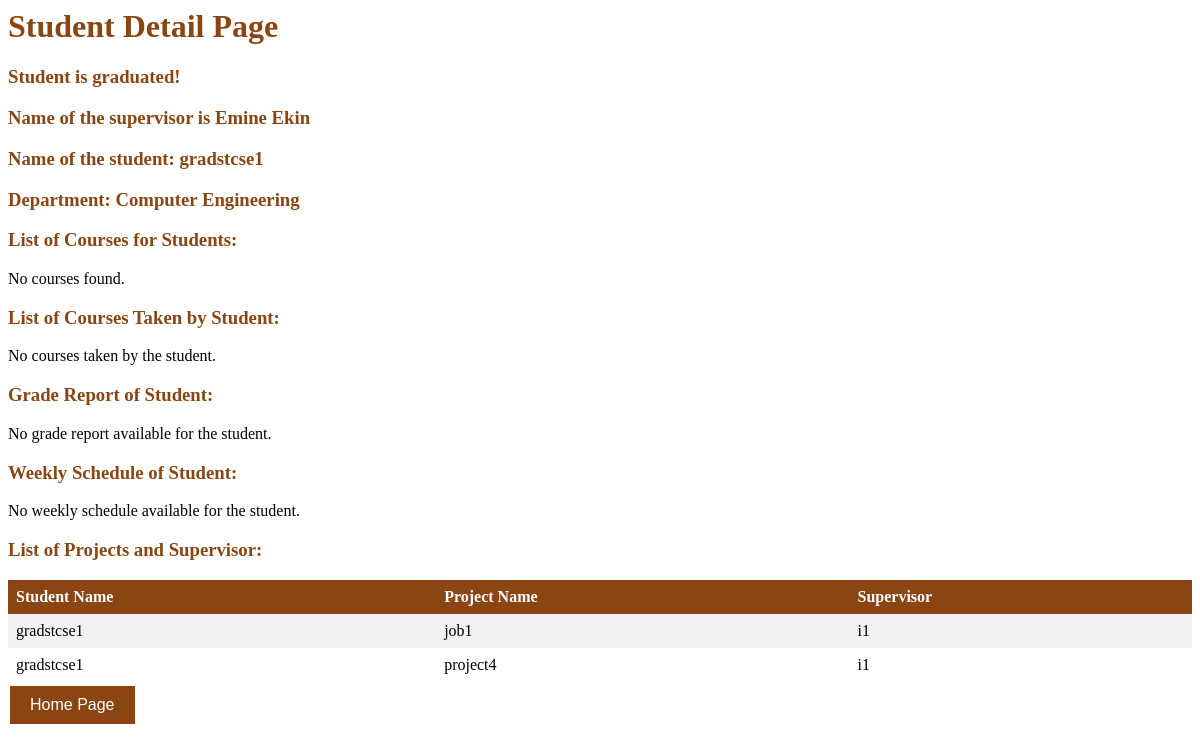
The app's page /studentdetail.php?id=s3 with its own data.
### tables this page shows
CREATE TABLE gradstudent (
  ssn varchar(20) NOT NULL,
  supervisorSsn varchar(20) NOT NULL
);

CREATE TABLE instructor (
  ssn varchar(20) NOT NULL,
  iname varchar(100) DEFAULT NULL,
  rankk varchar(45) DEFAULT NULL,
  baseSal double DEFAULT NULL,
  dName varchar(50) NOT NULL,
  extraSalary double DEFAULT NULL
);

CREATE TABLE student (
  ssn varchar(20) NOT NULL,
  gradorUgrad tinyint(4) NOT NULL,
  advisorSsn varchar(20) NOT NULL,
  currCode varchar(10) NOT NULL,
  dName varchar(50) NOT NULL,
  studentid varchar(10) NOT NULL,
  studentname varchar(45) NOT NULL
);

CREATE TABLE project (
  leadSsn varchar(20) NOT NULL,
  pName varchar(45) NOT NULL,
  subject varchar(450) DEFAULT NULL,
  budget double DEFAULT NULL,
  startDate date NOT NULL,
  enddate date NOT NULL,
  controllingDName varchar(50) NOT NULL
);

### studentdetail.php (the view, shortened to what this page needs)
<h1>Student Detail Page </h1>
<!DOCTYPE html>
<html>
<head>
<?php
include ('dbconnect.php');
$id = $_GET['id'];
$query = "SELECT * FROM student WHERE ssn ='$id'";
$result = mysqli_query($conn ,$query);
$student = mysqli_fetch_assoc($result);
$sName = $student['studentname'];
$dName= $student['dName'];
$gradorUgrad= $student['gradorUgrad'];
if ($gradorUgrad){
    echo "<h3> Student is graduated!";
 $query_2= "SELECT gs.supervisorSsn, i.iname FROM gradstudent gs JOIN instructor i ON i.ssn=gs.supervisorSsn Where gs.ssn='$id' ";
 $result_2= mysqli_query($conn,$query_2);
 $student_2=mysqli_fetch_assoc($result_2);
 $aName=$student_2['iname'];
 echo "<h3> Name of the supervisor is $aName";}
echo "<h3> Name of the student: $sName";
echo "<h3> Department: $dName";
echo "<h3>List of Courses for Students:</h3>";
$query = "SELECT cs.studentname, cc.courseCode, cc.courseName, cs.currCode
          FROM Student cs
          INNER JOIN curriculacourses ccs ON cs.currCode = ccs.currCode
          INNER JOIN Course cc ON ccs.courseCode= cc.courseCode AND ssn='$id'";
$result = mysqli_query($conn, $query);
if (mysqli_num_rows($result) > 0) {
    echo "<table>";
    echo "<tr><th>Student Name</th><th>Course Code</th><th>Course Name</th></tr>";
    while ($row = mysqli_fetch_assoc($result)) {
        echo "<tr>";
        echo "<td>" . $row['studentname'] . "</td>";
        echo "<td>" . $row['currCode'] . "</td>";
        echo "<td>" . $row['courseName'] . "</td>";
        echo "</tr>";
    }
    echo "</table>";
} else {
    echo "No courses found.";
}
echo "<h3>List of Courses Taken by Student:</h3>";
$query = "SELECT s.studentname, c.courseCode, c.courseName
          FROM Student s
          INNER JOIN Enrollment e ON s.studentid = e.sssn
          INNER JOIN Course c ON e.courseCode = c.courseCode";
$result = mysqli_query($conn, $query);
if (mysqli_num_rows($result) > 0) {
    echo "<table>";
    echo "<tr><th>Student Name</th><th>Course Code</th><th>Course Name</th></tr>";
    while ($row = mysqli_fetch_assoc($result)) {
        echo "<tr>";
        echo "<td>" . $row['studentname'] . "</td>";
        echo "<td>" . $row['courseCode'] . "</td>";
        echo "<td>" . $row['courseName'] . "</td>";
        echo "</tr>";
    }
    echo "</table>";
} else {
    echo "No courses taken by the student.";
}
echo "<h3>Grade Report of Student:</h3>";
$query = "SELECT s.studentname, c.courseCode, c.courseName, e.grade
          FROM Student s
          INNER JOIN Enrollment e ON s.studentid = e.sssn
          INNER JOIN Course c ON e.courseCode = c.courseCode";
$result = mysqli_query($conn, $query);
if (mysqli_num_rows($result) > 0) {
    echo "<table>";
    echo "<tr><th>Student Name</th><th>Course Code</th><th>Course Name</th><th>Grade</th></tr>";
    while ($row = mysqli_fetch_assoc($result)) {
        echo "<tr>";
        echo "<td>" . $row['studentname'] . "</td>";
        echo "<td>" . $row['courseCode'] . "</td>";
        echo "<td>" . $row['courseName'] . "</td>";
        echo "<td>" . $row['grade'] . "</td>";
        echo "</tr>";
    }
    echo "</table>";
} else {
    echo "No grade report available for the student.";
}
echo "<h3>Weekly Schedule of Student:</h3>";
$query = "SELECT s.studentname, s.studentid, ws.dayy, ws.courseCode, ws.buildingName, ws.roomNumber, ws.hourr, e.courseCode, e.sssn
FROM Student s
INNER JOIN enrollment e ON e.sssn = s.studentid
INNER JOIN weeklyschedule ws ON e.courseCode = ws.courseCode";
$result = mysqli_query($conn, $query);
if (mysqli_num_rows($result) > 0) {
    echo "<table>";
    echo "<tr><th>Student Name</th><th>Day</th><th>Course Code</th><th>Building</th><th>Room</th><th>Hour</th></tr>";
    while ($row = mysqli_fetch_assoc($result)) {
        echo "<tr>";
        echo "<td>" . $row['studentName'] . "</td>";
        echo "<td>" . $row['dayy'] . "</td>";
        echo "<td>" . $row['courseCode'] . "</td>";
        echo "<td>" . $row['buildingName'] . "</td>";
        echo "<td>" . $row['roomNumber'] . "</td>";
        echo "<td>" . $row['hourr'] . "</td>";
        echo "</tr>";
    }
    echo "</table>";
} else {
    echo "No weekly schedule available for the student.";
}
echo "<h3>List of Projects and Supervisor:</h3>";
$query = "SELECT  s.studentname, p.pName, p.leadSsn
          FROM Student s
          INNER JOIN Project p ON s.advisorSsn = p.leadSsn
          WHERE s.gradorUgrad=1 AND s.ssn='$id'";
$result = mysqli_query($conn, $query);
if (mysqli_num_rows($result) > 0) {
    echo "<table>";
    echo "<tr><th>Student Name</th><th>Project Name</th><th>Supervisor</th></tr>";
    while ($row = mysqli_fetch_assoc($result)) {
        echo "<tr>";
        echo "<td>" . $row['studentname'] . "</td>";
        echo "<td>" . $row['pName'] . "</td>";
        echo "<td>" . $row['leadSsn'] . "</td>";
        echo "</tr>";
    }
    echo "</table>";
} else {
    echo "No projects found for the graduate student.";
}
?>
    <a href="index.php"><button>Home Page</button></a>

### studentdetail.php (style rules this page uses)
button { background-color: #8B4513; border: none; color: white; padding: 10px 20px; text-align: center; text-decoration: none; display: inline-block; font-size: 16px; margin: 4px 2px; cursor: pointer; }
table { border-collapse: collapse; width: 100%; }
th, td { text-align: left; padding: 8px; }
th { background-color: #8B4513; color: white; }
tr:nth-child(even) { background-color: #f2f2f2; }
h1, h3 { color: #8B4513; }

### records on screen
gradstudent: supervisorSsn.iname "Emine Ekin"
student: studentname "gradstcse1", dName "Computer Engineering", project.pName "job1", project.leadSsn "i1", project.pName "project4"
